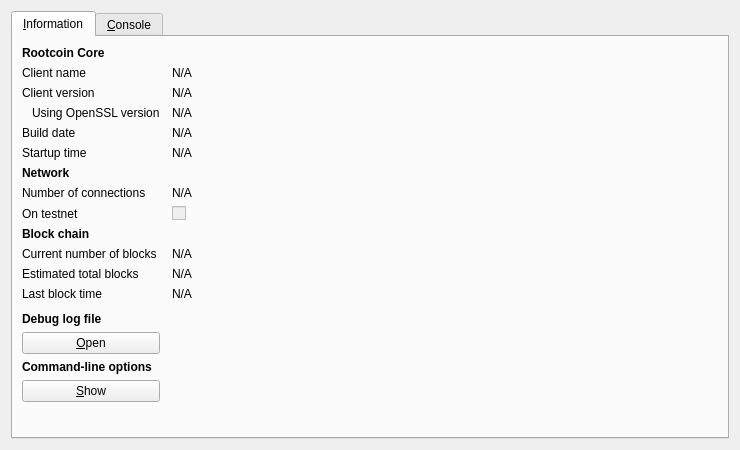
<?xml version="1.0" encoding="UTF-8"?>
<ui version="4.0">
 <class>RPCConsole</class>
 <widget class="QDialog" name="RPCConsole">
  <property name="geometry">
   <rect>
    <x>0</x>
    <y>0</y>
    <width>740</width>
    <height>450</height>
   </rect>
  </property>
  <property name="windowTitle">
   <string>Rootcoin - Debug window</string>
  </property>
  <layout class="QVBoxLayout" name="verticalLayout_2">
   <item>
    <widget class="QTabWidget" name="tabWidget">
     <property name="currentIndex">
      <number>0</number>
     </property>
     <widget class="QWidget" name="tab_info">
      <attribute name="title">
       <string>&amp;Information</string>
      </attribute>
      <layout class="QGridLayout" name="gridLayout" columnstretch="0,1">
       <property name="horizontalSpacing">
        <number>12</number>
       </property>
       <item row="0" column="0">
        <widget class="QLabel" name="label_9">
         <property name="font">
          <font>
           <weight>75</weight>
           <bold>true</bold>
          </font>
         </property>
         <property name="text">
          <string>Rootcoin Core</string>
         </property>
        </widget>
       </item>
       <item row="1" column="0">
        <widget class="QLabel" name="label_5">
         <property name="text">
          <string>Client name</string>
         </property>
        </widget>
       </item>
       <item row="1" column="1">
        <widget class="QLabel" name="clientName">
         <property name="cursor">
          <cursorShape>IBeamCursor</cursorShape>
         </property>
         <property name="text">
          <string>N/A</string>
         </property>
         <property name="textFormat">
          <enum>Qt::PlainText</enum>
         </property>
         <property name="textInteractionFlags">
          <set>Qt::LinksAccessibleByMouse|Qt::TextSelectableByKeyboard|Qt::TextSelectableByMouse</set>
         </property>
        </widget>
       </item>
       <item row="2" column="0">
        <widget class="QLabel" name="label_6">
         <property name="text">
          <string>Client version</string>
         </property>
        </widget>
       </item>
       <item row="2" column="1">
        <widget class="QLabel" name="clientVersion">
         <property name="cursor">
          <cursorShape>IBeamCursor</cursorShape>
         </property>
         <property name="text">
          <string>N/A</string>
         </property>
         <property name="textFormat">
          <enum>Qt::PlainText</enum>
         </property>
         <property name="textInteractionFlags">
          <set>Qt::LinksAccessibleByMouse|Qt::TextSelectableByKeyboard|Qt::TextSelectableByMouse</set>
         </property>
        </widget>
       </item>
       <item row="3" column="0">
        <widget class="QLabel" name="label_14">
         <property name="text">
          <string>Using OpenSSL version</string>
         </property>
         <property name="indent">
          <number>10</number>
         </property>
        </widget>
       </item>
       <item row="3" column="1">
        <widget class="QLabel" name="openSSLVersion">
         <property name="cursor">
          <cursorShape>IBeamCursor</cursorShape>
         </property>
         <property name="text">
          <string>N/A</string>
         </property>
         <property name="textFormat">
          <enum>Qt::PlainText</enum>
         </property>
         <property name="textInteractionFlags">
          <set>Qt::LinksAccessibleByMouse|Qt::TextSelectableByKeyboard|Qt::TextSelectableByMouse</set>
         </property>
        </widget>
       </item>
       <item row="4" column="0">
        <widget class="QLabel" name="label_12">
         <property name="text">
          <string>Build date</string>
         </property>
        </widget>
       </item>
       <item row="4" column="1">
        <widget class="QLabel" name="buildDate">
         <property name="cursor">
          <cursorShape>IBeamCursor</cursorShape>
         </property>
         <property name="text">
          <string>N/A</string>
         </property>
         <property name="textFormat">
          <enum>Qt::PlainText</enum>
         </property>
         <property name="textInteractionFlags">
          <set>Qt::LinksAccessibleByMouse|Qt::TextSelectableByKeyboard|Qt::TextSelectableByMouse</set>
         </property>
        </widget>
       </item>
       <item row="5" column="0">
        <widget class="QLabel" name="label_13">
         <property name="text">
          <string>Startup time</string>
         </property>
        </widget>
       </item>
       <item row="5" column="1">
        <widget class="QLabel" name="startupTime">
         <property name="cursor">
          <cursorShape>IBeamCursor</cursorShape>
         </property>
         <property name="text">
          <string>N/A</string>
         </property>
         <property name="textFormat">
          <enum>Qt::PlainText</enum>
         </property>
         <property name="textInteractionFlags">
          <set>Qt::LinksAccessibleByMouse|Qt::TextSelectableByKeyboard|Qt::TextSelectableByMouse</set>
         </property>
        </widget>
       </item>
       <item row="6" column="0">
        <widget class="QLabel" name="label_11">
         <property name="font">
          <font>
           <weight>75</weight>
           <bold>true</bold>
          </font>
         </property>
         <property name="text">
          <string>Network</string>
         </property>
        </widget>
       </item>
       <item row="7" column="0">
        <widget class="QLabel" name="label_7">
         <property name="text">
          <string>Number of connections</string>
         </property>
        </widget>
       </item>
       <item row="7" column="1">
        <widget class="QLabel" name="numberOfConnections">
         <property name="cursor">
          <cursorShape>IBeamCursor</cursorShape>
         </property>
         <property name="text">
          <string>N/A</string>
         </property>
         <property name="textFormat">
          <enum>Qt::PlainText</enum>
         </property>
         <property name="textInteractionFlags">
          <set>Qt::LinksAccessibleByMouse|Qt::TextSelectableByKeyboard|Qt::TextSelectableByMouse</set>
         </property>
        </widget>
       </item>
       <item row="8" column="0">
        <widget class="QLabel" name="label_8">
         <property name="text">
          <string>On testnet</string>
         </property>
        </widget>
       </item>
       <item row="8" column="1">
        <widget class="QCheckBox" name="isTestNet">
         <property name="enabled">
          <bool>false</bool>
         </property>
         <property name="text">
          <string/>
         </property>
        </widget>
       </item>
       <item row="9" column="0">
        <widget class="QLabel" name="label_10">
         <property name="font">
          <font>
           <weight>75</weight>
           <bold>true</bold>
          </font>
         </property>
         <property name="text">
          <string>Block chain</string>
         </property>
        </widget>
       </item>
       <item row="10" column="0">
        <widget class="QLabel" name="label_3">
         <property name="text">
          <string>Current number of blocks</string>
         </property>
        </widget>
       </item>
       <item row="10" column="1">
        <widget class="QLabel" name="numberOfBlocks">
         <property name="cursor">
          <cursorShape>IBeamCursor</cursorShape>
         </property>
         <property name="text">
          <string>N/A</string>
         </property>
         <property name="textFormat">
          <enum>Qt::PlainText</enum>
         </property>
         <property name="textInteractionFlags">
          <set>Qt::LinksAccessibleByMouse|Qt::TextSelectableByKeyboard|Qt::TextSelectableByMouse</set>
         </property>
        </widget>
       </item>
       <item row="11" column="0">
        <widget class="QLabel" name="label_4">
         <property name="text">
          <string>Estimated total blocks</string>
         </property>
        </widget>
       </item>
       <item row="11" column="1">
        <widget class="QLabel" name="totalBlocks">
         <property name="cursor">
          <cursorShape>IBeamCursor</cursorShape>
         </property>
         <property name="text">
          <string>N/A</string>
         </property>
         <property name="textFormat">
          <enum>Qt::PlainText</enum>
         </property>
         <property name="textInteractionFlags">
          <set>Qt::LinksAccessibleByMouse|Qt::TextSelectableByKeyboard|Qt::TextSelectableByMouse</set>
         </property>
        </widget>
       </item>
       <item row="12" column="0">
        <widget class="QLabel" name="label_2">
         <property name="text">
          <string>Last block time</string>
         </property>
        </widget>
       </item>
       <item row="12" column="1">
        <widget class="QLabel" name="lastBlockTime">
         <property name="cursor">
          <cursorShape>IBeamCursor</cursorShape>
         </property>
         <property name="text">
          <string>N/A</string>
         </property>
         <property name="textFormat">
          <enum>Qt::PlainText</enum>
         </property>
         <property name="textInteractionFlags">
          <set>Qt::LinksAccessibleByMouse|Qt::TextSelectableByKeyboard|Qt::TextSelectableByMouse</set>
         </property>
        </widget>
       </item>
       <item row="13" column="0">
        <spacer name="verticalSpacer_2">
         <property name="orientation">
          <enum>Qt::Vertical</enum>
         </property>
         <property name="sizeHint" stdset="0">
          <size>
           <width>20</width>
           <height>20</height>
          </size>
         </property>
        </spacer>
       </item>
       <item row="14" column="0">
        <widget class="QLabel" name="labelDebugLogfile">
         <property name="font">
          <font>
           <weight>75</weight>
           <bold>true</bold>
          </font>
         </property>
         <property name="text">
          <string>Debug log file</string>
         </property>
        </widget>
       </item>
       <item row="15" column="0">
        <widget class="QPushButton" name="openDebugLogfileButton">
         <property name="toolTip">
          <string>Open the Rootcoin debug log file from the current data directory. This can take a few seconds for large log files.</string>
         </property>
         <property name="text">
          <string>&amp;Open</string>
         </property>
         <property name="autoDefault">
          <bool>false</bool>
         </property>
        </widget>
       </item>
       <item row="16" column="0">
        <widget class="QLabel" name="labelCLOptions">
         <property name="font">
          <font>
           <weight>75</weight>
           <bold>true</bold>
          </font>
         </property>
         <property name="text">
          <string>Command-line options</string>
         </property>
        </widget>
       </item>
       <item row="17" column="0">
        <widget class="QPushButton" name="showCLOptionsButton">
         <property name="toolTip">
          <string>Show the Rootcoin-Qt help message to get a list with possible Rootcoin command-line options.</string>
         </property>
         <property name="text">
          <string>&amp;Show</string>
         </property>
         <property name="autoDefault">
          <bool>false</bool>
         </property>
        </widget>
       </item>
       <item row="18" column="0">
        <spacer name="verticalSpacer">
         <property name="orientation">
          <enum>Qt::Vertical</enum>
         </property>
         <property name="sizeHint" stdset="0">
          <size>
           <width>20</width>
           <height>40</height>
          </size>
         </property>
        </spacer>
       </item>
      </layout>
     </widget>
     <widget class="QWidget" name="tab_console">
      <attribute name="title">
       <string>&amp;Console</string>
      </attribute>
      <layout class="QVBoxLayout" name="verticalLayout_3">
       <property name="spacing">
        <number>3</number>
       </property>
       <item>
        <widget class="QTextEdit" name="messagesWidget">
         <property name="minimumSize">
          <size>
           <width>0</width>
           <height>100</height>
          </size>
         </property>
         <property name="readOnly">
          <bool>true</bool>
         </property>
         <property name="tabKeyNavigation" stdset="0">
          <bool>false</bool>
         </property>
         <property name="columnCount" stdset="0">
          <number>2</number>
         </property>
        </widget>
       </item>
       <item>
        <layout class="QHBoxLayout" name="horizontalLayout">
         <property name="spacing">
          <number>3</number>
         </property>
         <item>
          <widget class="QLabel" name="label">
           <property name="text">
            <string notr="true">&gt;</string>
           </property>
          </widget>
         </item>
         <item>
          <widget class="QLineEdit" name="lineEdit"/>
         </item>
         <item>
          <widget class="QPushButton" name="clearButton">
           <property name="maximumSize">
            <size>
             <width>24</width>
             <height>24</height>
            </size>
           </property>
           <property name="toolTip">
            <string>Clear console</string>
           </property>
           <property name="text">
            <string/>
           </property>
           <property name="icon">
            <iconset resource="../bitcoin.qrc">
             <normaloff>:/icons/remove</normaloff>:/icons/remove</iconset>
           </property>
           <property name="shortcut">
            <string notr="true">Ctrl+L</string>
           </property>
           <property name="autoDefault">
            <bool>false</bool>
           </property>
          </widget>
         </item>
        </layout>
       </item>
      </layout>
     </widget>
    </widget>
   </item>
  </layout>
 </widget>
 <resources>
  <include location="../bitcoin.qrc"/>
 </resources>
 <connections/>
</ui>
